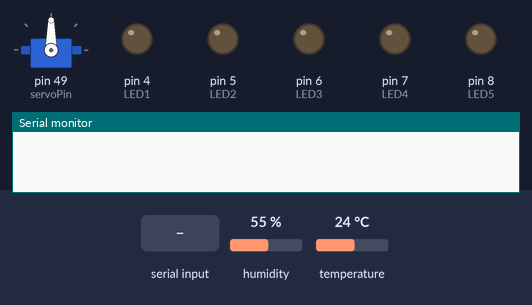
Simulated run of this sketch. Board: Arduino Mega 2560, built with avr-gcc and run on an emulated ATmega2560. Shown: servo, output pins drawn as LEDs (lit = HIGH), the last lines printed to the serial monitor. Dashed ring = blinking. The inputs (shaded band) are chosen by the test bench; at power-on: humidity 55 %, temperature 24 °C.

Above: at 1.2 s.
1.3 s: "1" received over Serial
At 2.7 s:
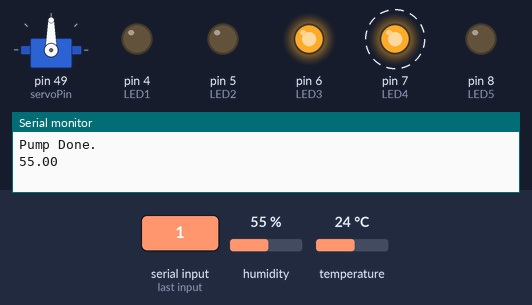
4.3 s: humidity set to 68 %
7.3 s: humidity set to 71 %
At 8.2 s:
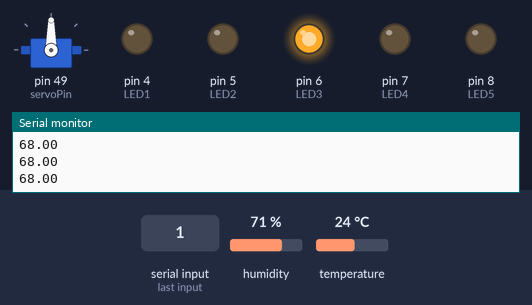
9.9 s: "2" received over Serial
At 11.9 s:
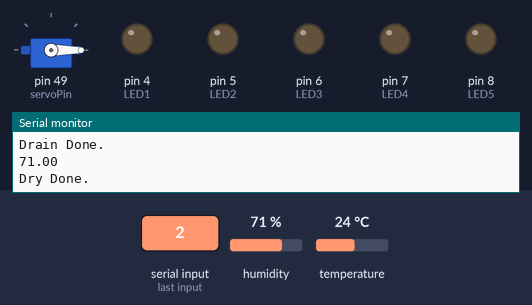
Timing chart, 0 to 13.4 s (numbered marks = the images above; inputs shaded):
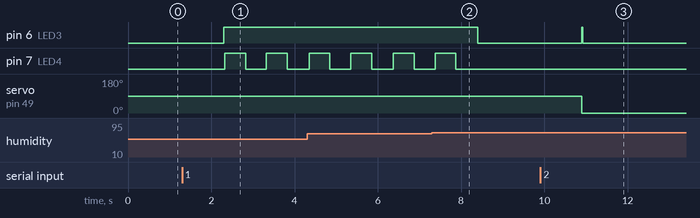

The sketch:

arduino.ino
```cpp
#include <Servo.h>
#include <SharpIR.h>
#include "DHT.h"

// Servo
Servo servo;
#define servoPin 49

int angle = 90;   // initial angle  for servo (beteen 1 and 179)
int angleStep = 10;
const int minAngle = 0;
const int maxAngle = 90;

// DHT Sensor
#define DHTPIN 53
#define DHTTYPE DHT11

DHT dht(DHTPIN, DHTTYPE);

// IR Sensor
#define IRPin A15
#define model 1080

int distance_cm;

SharpIR mySensor = SharpIR(IRPin, model);

// Simulated Components
int LED1 = 4;       //Green Pump
int LED2 = 5;       //Orange Washing
int LED3 = 6;       //Red Fan
int LED4 = 7;      //Red Heating
int LED5 = 8;      //Yellow LED Strip

void setup() {
  // Servo setup
  servo.attach(servoPin);
  servo.write(angle);

  // IR setup
  pinMode(IRPin, INPUT);

  // DHT setup
  dht.begin();

  // Simulated componets setup
  pinMode(LED1, OUTPUT);
  pinMode(LED2, OUTPUT);
  pinMode(LED3, OUTPUT);
  pinMode(LED4, OUTPUT);
  pinMode(LED5, OUTPUT);

  Serial.begin(9600);
}

void loop() {
  if (Serial.available() > 0)
  {
    char command = Serial.read();
    int timer = Serial.parseInt();
    timer = timer * 1000;

    // Pump & Wash
    if (command == '0'){
      int isOpen = IRSensor();
      Serial.println(isOpen);
      if (isOpen){
        return;
      }
      waterPump(timer); // returns complete
      washing(timer); // returns complete
      drain(timer); // returns complete
    }

    // Sterilize
    else if (command == '1'){
      waterPump(timer); // Returns complete
      heatedFan(timer); // returns complete
      drain(timer); // returns complete
    }

    // Dry
    else if (command == '2'){
      servo.write(0); // ensure open
      heatedFan(timer); // returns complete
    }

    // LED check
    else if (command == '3'){
      LEDStrip(timer);
    }
  }
}

void DHTSensor()
{
  delay(1000);

  float h = dht.readHumidity();
  // Read temperature as Celsius (the default)
  float t = dht.readTemperature();

  // Check if any reads failed and exit early (to try again).
  if (isnan(h) || isnan(t))
  {
    Serial.println(F("Failed to read from DHT sensor!"));
    return;
  }

  // Compute heat index in Celsius (isFahreheit = false)
  float hic = dht.computeHeatIndex(t, h, false);

  Serial.print(F(" Temperature: "));
  Serial.print(t);
  Serial.print(F("°C "));
  Serial.print(F(" Humidity: "));
  Serial.print(h);
  Serial.print(F("% "));
  Serial.print(F(" Heat index: "));
  Serial.print(hic);
  Serial.println(F("C "));
}

int IRSensor()
{
  distance_cm = mySensor.distance();

  // Closed
  if (distance_cm <= 8)
  {
    return 0;
  }

  // Opened
  else
  {
    return 1;
  }
}

void waterPump(int timer)
{
  servo.write(90); // ensure close
  digitalWrite(LED1, HIGH);
  delay(timer);
  digitalWrite(LED1, LOW);
  Serial.println("Pump Done.");
}

void washing(int timer)
{
  digitalWrite(LED2, HIGH);
  delay(timer);
  digitalWrite(LED2, LOW);
  Serial.println("Wash Done.");
}

void drain(int timer)
{
  servo.write(0);
  delay(timer);
  servo.write(90);
  Serial.println("Drain Done.");
}

void heatedFan(int timer){
  fans();
  heating(); // Returns temp
  delay(timer);
  fanOff();
  heatingOff();
  Serial.println("Dry Done.");
}

void fans()
{
  digitalWrite(LED3, HIGH);
}

void heating()
{
  // Read temperature as Celsius (the default)
  float t = dht.readHumidity();

  // Check if any reads failed and exit early (to try again).
  if (isnan(t))
  {
    Serial.println(F("Failed to read from DHT sensor!"));
    return;
  }

  while(t < 70){
    Serial.println(t);
    digitalWrite(LED4, HIGH);
    delay(500);
    digitalWrite(LED4, LOW);
    delay(500);
    t = dht.readHumidity();
  }
  Serial.println(t);
  digitalWrite(LED4, HIGH);
}

void LEDStrip(int timer)
{
  digitalWrite(LED5, HIGH);
  delay(timer);
  digitalWrite(LED5, LOW);
}

void fanOff()
{
  digitalWrite(LED3, LOW);
}

void heatingOff()
{
  digitalWrite(LED4, LOW);
}
```

Measured:
- the behaviour switches between 69 and 70 % on humidity (found by bisection; images 1 and 2)
- after the input at 1.3 s, pin 6 (LED3): LOW → HIGH after 1.0 s; pin 7 (LED4): alternates HIGH for 0.50 s and LOW for 0.50 s, starting after 1.0 s
- after the input at 7.3 s, pin 6 (LED3): HIGH → LOW after 1.1 s; pin 7 (LED4): goes on until 7.9 s, then stays LOW
- after the input at 9.9 s, pin 6 (LED3): LOW → HIGH after 1.0 s, → LOW 0.02 s later; servo on pin 49 (servoPin): 90° → 0° after 1.0 s
